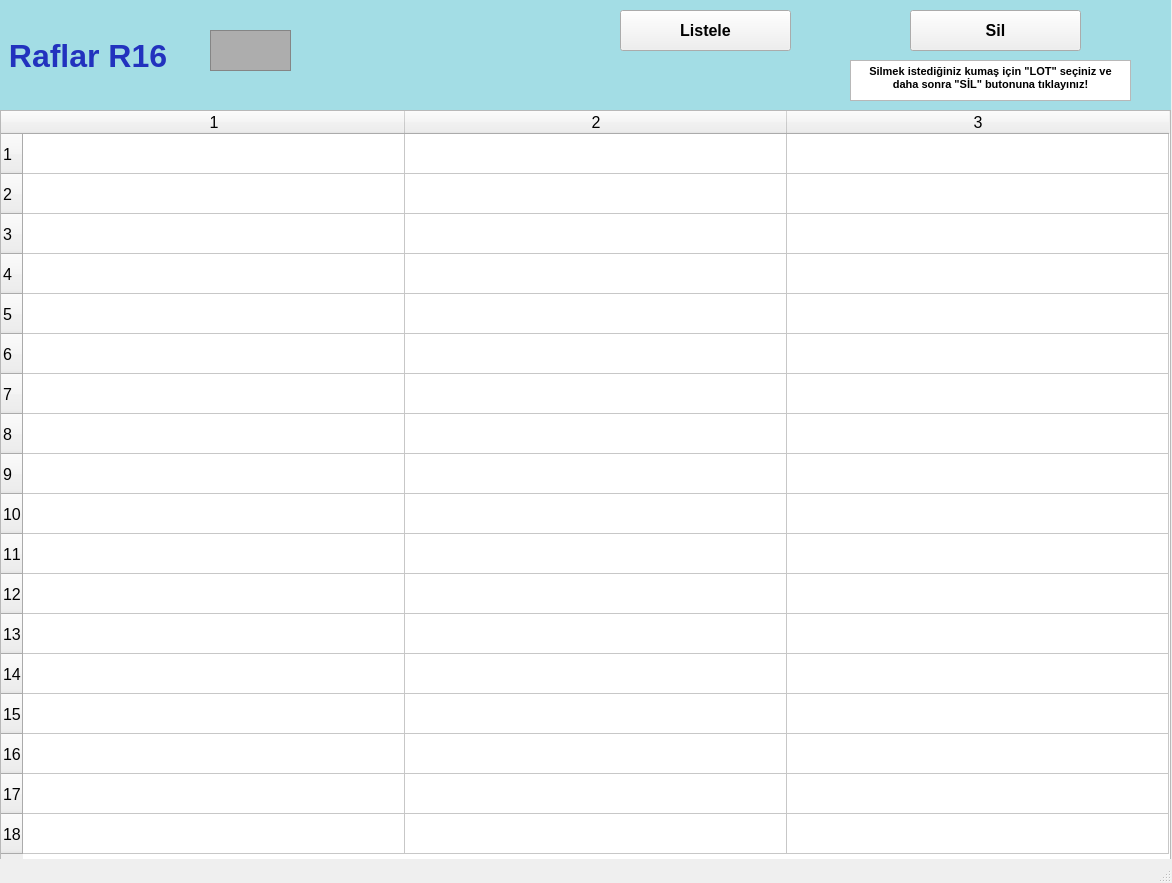
<?xml version="1.0" encoding="UTF-8"?>
<ui version="4.0">
 <class>raflarR16_ekran</class>
 <widget class="QMainWindow" name="raflarR16_ekran">
  <property name="geometry">
   <rect>
    <x>0</x>
    <y>0</y>
    <width>1172</width>
    <height>883</height>
   </rect>
  </property>
  <property name="font">
   <font>
    <pointsize>12</pointsize>
    <weight>50</weight>
    <bold>false</bold>
    <kerning>false</kerning>
   </font>
  </property>
  <property name="windowTitle">
   <string/>
  </property>
  <widget class="QWidget" name="centralwidget">
   <widget class="QLabel" name="raflarR1yazi_lbl">
    <property name="geometry">
     <rect>
      <x>0</x>
      <y>0</y>
      <width>1171</width>
      <height>111</height>
     </rect>
    </property>
    <property name="font">
     <font>
      <pointsize>24</pointsize>
      <weight>75</weight>
      <bold>true</bold>
     </font>
    </property>
    <property name="styleSheet">
     <string notr="true">background-color: rgb(163, 221, 229);
color: rgb(34, 50, 190);</string>
    </property>
    <property name="text">
     <string> Raflar R16</string>
    </property>
   </widget>
   <widget class="QFrame" name="raflarR1_img">
    <property name="geometry">
     <rect>
      <x>210</x>
      <y>30</y>
      <width>81</width>
      <height>41</height>
     </rect>
    </property>
    <property name="styleSheet">
     <string notr="true">background-color: rgb(173, 173, 173);</string>
    </property>
    <property name="frameShape">
     <enum>QFrame::StyledPanel</enum>
    </property>
    <property name="frameShadow">
     <enum>QFrame::Raised</enum>
    </property>
   </widget>
   <widget class="QTableWidget" name="R16_tw">
    <property name="geometry">
     <rect>
      <x>0</x>
      <y>110</y>
      <width>1171</width>
      <height>751</height>
     </rect>
    </property>
    <property name="baseSize">
     <size>
      <width>0</width>
      <height>0</height>
     </size>
    </property>
    <property name="rowCount">
     <number>18</number>
    </property>
    <property name="columnCount">
     <number>3</number>
    </property>
    <attribute name="horizontalHeaderVisible">
     <bool>true</bool>
    </attribute>
    <attribute name="horizontalHeaderCascadingSectionResizes">
     <bool>false</bool>
    </attribute>
    <attribute name="horizontalHeaderDefaultSectionSize">
     <number>382</number>
    </attribute>
    <attribute name="horizontalHeaderMinimumSectionSize">
     <number>38</number>
    </attribute>
    <attribute name="verticalHeaderDefaultSectionSize">
     <number>40</number>
    </attribute>
    <attribute name="verticalHeaderMinimumSectionSize">
     <number>23</number>
    </attribute>
    <row/>
    <row/>
    <row/>
    <row/>
    <row/>
    <row/>
    <row/>
    <row/>
    <row/>
    <row/>
    <row/>
    <row/>
    <row/>
    <row/>
    <row/>
    <row/>
    <row/>
    <row/>
    <column/>
    <column/>
    <column/>
   </widget>
   <widget class="QPushButton" name="listeleR16_btn">
    <property name="geometry">
     <rect>
      <x>620</x>
      <y>10</y>
      <width>171</width>
      <height>41</height>
     </rect>
    </property>
    <property name="font">
     <font>
      <pointsize>12</pointsize>
      <weight>75</weight>
      <bold>true</bold>
     </font>
    </property>
    <property name="text">
     <string>Listele</string>
    </property>
   </widget>
   <widget class="QPushButton" name="silR16_btn">
    <property name="geometry">
     <rect>
      <x>910</x>
      <y>10</y>
      <width>171</width>
      <height>41</height>
     </rect>
    </property>
    <property name="font">
     <font>
      <pointsize>12</pointsize>
      <weight>75</weight>
      <bold>true</bold>
     </font>
    </property>
    <property name="text">
     <string>Sil</string>
    </property>
   </widget>
   <widget class="QTextBrowser" name="textBrowser">
    <property name="geometry">
     <rect>
      <x>850</x>
      <y>60</y>
      <width>281</width>
      <height>41</height>
     </rect>
    </property>
    <property name="html">
     <string>&lt;!DOCTYPE HTML PUBLIC &quot;-//W3C//DTD HTML 4.0//EN&quot; &quot;http://www.w3.org/TR/REC-html40/strict.dtd&quot;&gt;
&lt;html&gt;&lt;head&gt;&lt;meta name=&quot;qrichtext&quot; content=&quot;1&quot; /&gt;&lt;style type=&quot;text/css&quot;&gt;
p, li { white-space: pre-wrap; }
&lt;/style&gt;&lt;/head&gt;&lt;body style=&quot; font-family:'MS Shell Dlg 2'; font-size:12pt; font-weight:400; font-style:normal;&quot;&gt;
&lt;p align=&quot;center&quot; style=&quot; margin-top:0px; margin-bottom:0px; margin-left:0px; margin-right:0px; -qt-block-indent:0; text-indent:0px;&quot;&gt;&lt;span style=&quot; font-size:8pt; font-weight:600;&quot;&gt;Silmek istediğiniz kumaş için &amp;quot;LOT&amp;quot; seçiniz ve daha sonra &amp;quot;SİL&amp;quot; butonuna tıklayınız!&lt;/span&gt;&lt;/p&gt;&lt;/body&gt;&lt;/html&gt;</string>
    </property>
   </widget>
  </widget>
  <widget class="QStatusBar" name="statusbar"/>
 </widget>
 <resources/>
 <connections/>
</ui>
